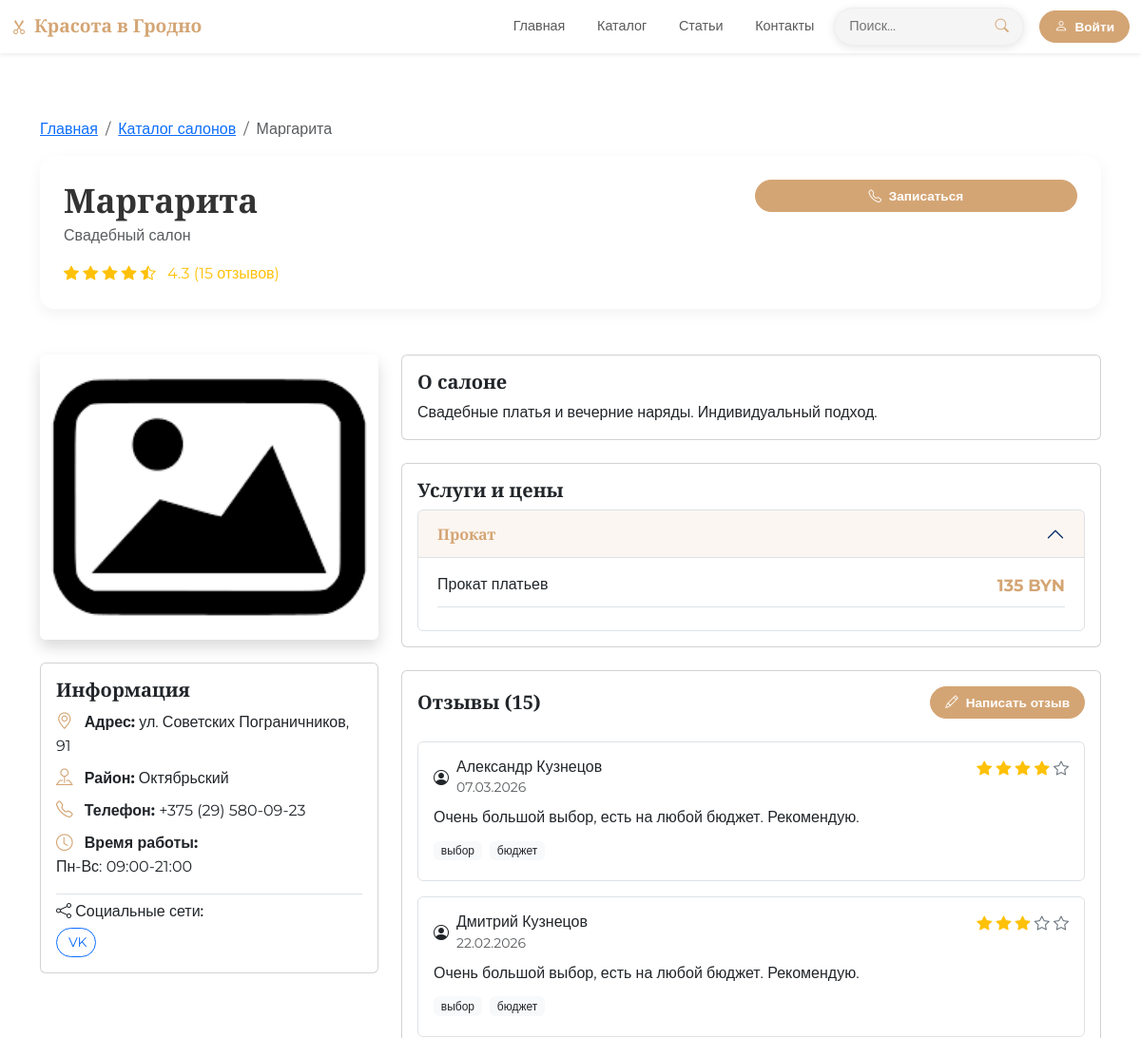
The page /catalog/57 (upper part) on the database as committed earlier.
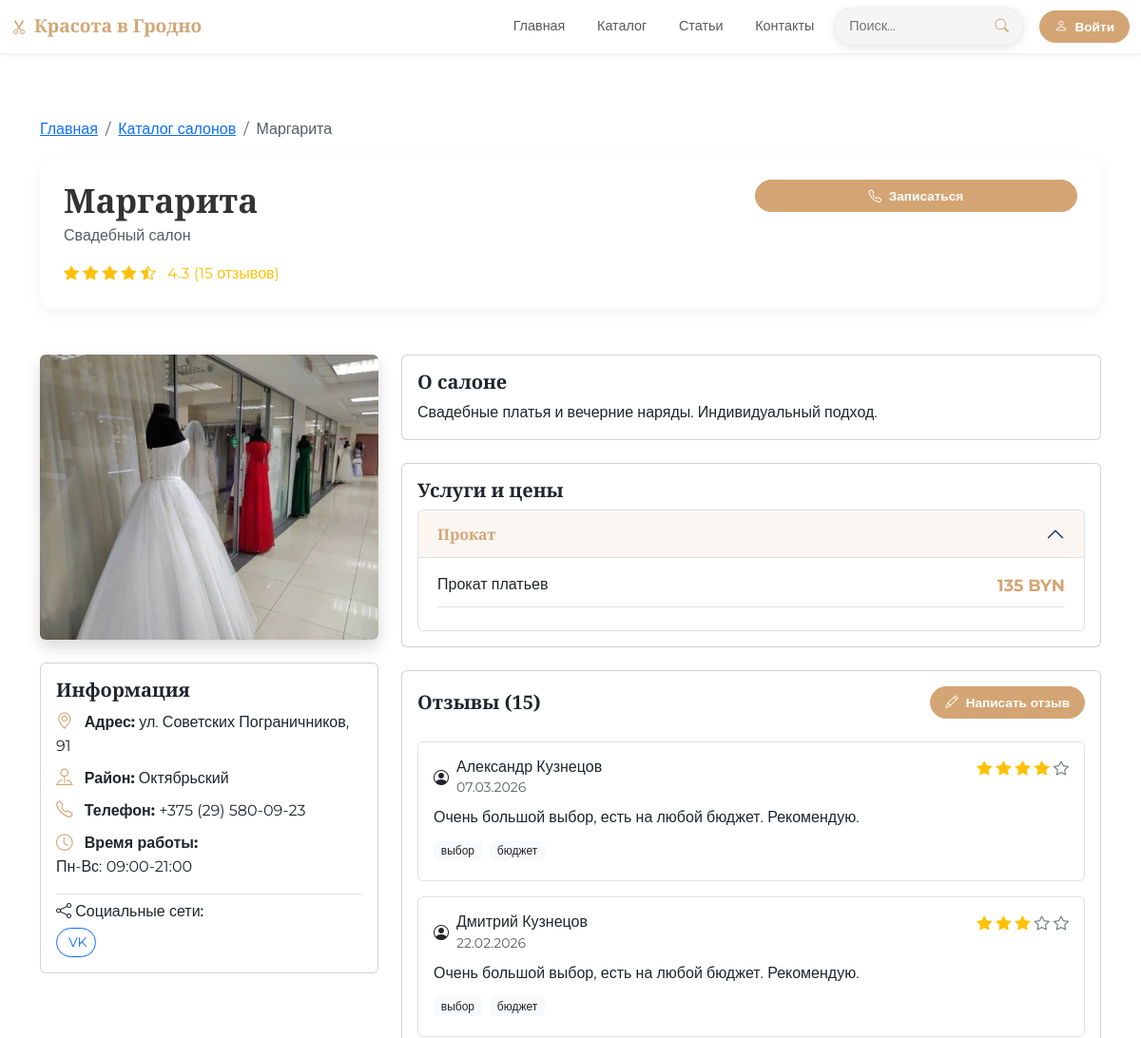
The same page on the database as committed later.
### models.py (models this page shows)
class Salon(db.Model):
    __tablename__ = 'salons'
    id = db.Column(db.Integer, primary_key=True)
    name = db.Column(db.String(200))
    category = db.Column(db.String(100))
    description = db.Column(db.Text)
    address = db.Column(db.String(300))
    district = db.Column(db.String(100))
    phone = db.Column(db.String(20))
    working_hours = db.Column(db.String(200))
    rating = db.Column(db.Float, default=0.0)
    reviews_count = db.Column(db.Integer, default=0)
    is_verified = db.Column(db.Boolean, default=False)
    image_url = db.Column(db.String(300), default='/static/img/default.png')
    created_at = db.Column(db.DateTime, server_default=db.func.now())
    social_instagram = db.Column(db.String(300))
    social_vk = db.Column(db.String(300))
    social_facebook = db.Column(db.String(300))
    social_telegram = db.Column(db.String(300))
    services = db.relationship('Service', backref='salon', lazy=True, cascade='all, delete-orphan')
    reviews = db.relationship('Review', backref='salon', lazy=True, cascade='all, delete-orphan')

### app.py (the view)
@app.route('/catalog/<int:salon_id>')
def salon_detail(salon_id):
    salon = Salon.query.get_or_404(salon_id)
    services = Service.query.filter_by(salon_id=salon_id).all()
    services_by_category = {}
    for service in services:
        if service.category not in services_by_category:
            services_by_category[service.category] = []
        services_by_category[service.category].append(service)
    reviews = Review.query.filter_by(salon_id=salon_id).all()
    return render_template('salon-detail.html',
        title=salon.name,
        salon=salon,
        services=services,
        services_by_category=services_by_category,
        reviews=reviews
    )

### app.py (called while the page is built)
@app.context_processor
def inject_now():
    return {'now': datetime.now()}

@app.context_processor
def inject_user():
    user_favorites = []
    if current_user.is_authenticated:
        user_favorites = [s.id for s in current_user.favorite_salons.all()]
    return {
        'current_user': current_user,
        'user_favorites': user_favorites
    }

### templates/salon-detail.html (shortened to what the changed rows need)
{% extends "base.html" %} {% block content %}
<div class="container mt-5 ">
  <nav aria-label="breadcrumb">
    <ol class="breadcrumb">
      <li class="breadcrumb-item"><a href="/">Главная</a></li>
      <li class="breadcrumb-item"><a href="/catalog">Каталог салонов</a></li>
      <li class="breadcrumb-item active" aria-current="page">{{ salon.name }}</li>
    </ol>
  </nav>
  <div class="salon-header mb-5">
    <div class="row">
      <div class="col-md-8">
        <h1 class="salon-title">{{ salon.name }}</h1>
        <p class="text-muted">{{ salon.category }}</p>
        <div class="d-flex flex-wrap align-items-center">
          <div class="rating me-3">
            {% for i in range(5) %}
              {% if i < salon.rating|int %}
              <i class="bi bi-star-fill text-warning"></i>
              {% elif i < salon.rating %}
              <i class="bi bi-star-half text-warning"></i>
              {% else %}
              <i class="bi bi-star text-secondary"></i>
              {% endif %}
            {% endfor %}
            <span class="ms-2">{{ "%.1f"|format(salon.rating) }} ({{ salon.reviews_count }} отзывов)</span>
          </div>
        </div>
      </div>
    </div>
  </div>
  <div class="row">
    <div class="col-md-4">
      <div class="salon-photo mb-4">
        <img
          src="{{ salon.image_url }}"
          alt="{{ salon.name }}"
          class="img-fluid rounded shadow"
          style="height: 300px; object-fit: cover; width: 100%;"
          onerror="this.src='/static/img/default.png'"
        />
      </div>
      <div class="card mb-4">
    <div class="card-body">
        <h5 class="card-title">Информация</h5>
        <p class="mb-2">
            <i class="bi bi-geo-alt service-price me-2"></i>
            <strong>Адрес:</strong> {{ salon.address }}
        </p>
        <p class="mb-2">
            <i class="bi bi-pin-map service-price me-2"></i>
            <strong>Район:</strong> {{ salon.district }}
        </p>
        {% if salon.phone %}
        <p class="mb-2">
            <i class="bi bi-telephone service-price me-2"></i>
            <strong>Телефон:</strong> {{ salon.phone }}
        </p>
        {% endif %}
        {% if salon.working_hours %}
        <p class="mb-2">
            <i class="bi bi-clock service-price me-2"></i>
            <strong>Время работы:</strong><br>
            {{ salon.working_hours|replace('\n', '<br>')|safe }}
        </p>
        {% endif %}
        {% if salon.social_instagram or salon.social_vk or salon.social_facebook or salon.social_telegram %}
        <div class="mt-3 pt-2 border-top">
            <h6 class="mb-2"><i class="bi bi-share"></i> Социальные сети:</h6>
            <div class="d-flex flex-wrap gap-2">
            </div>
        </div>
        {% endif %}
    </div>
</div>
    </div>
    <div class="col-md-8">
      <div class="card mb-4">
        <div class="card-body">
          <h5 class="card-title">О салоне</h5>
          <p class="card-text">{{ salon.description }}</p>
        </div>
      </div>
    </div>
  </div>
</div>
{% endblock %}

Rows that differ between the two databases and show on the page:
changed Salon "Маргарита": image_url: picture added in place of a placeholder
